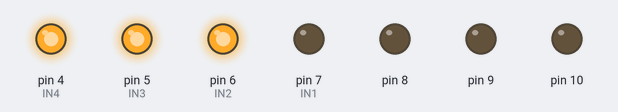
The sketch below on a simulated Arduino Nano, built with avr-gcc and run on an emulated ATmega328P. On the bench: output pins drawn as LEDs (lit = HIGH).

Above: at 1.0 s.
At 3.0 s:
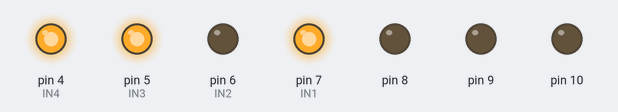
At 5.0 s:
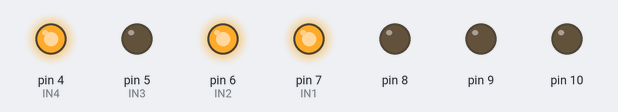
At 7.0 s:
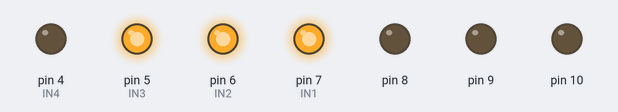
Timing chart, 0 to 10.4 s (numbered marks = the images above):
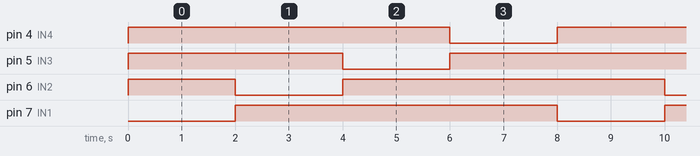

Measured:
- by itself, pin 4 (IN4), pin 5 (IN3), pin 6 (IN2), pin 7 (IN1): alternates HIGH for 6.0 s and LOW for 2.0 s
- by itself, everything shown: repeats every 8.0 s, in 4 steps

The sketch:

_4ChannelRelayTest.ino
```cpp
//IDE settings: Tools/Board: arduino nano, Processor:atmega168, Programmer: arduinoISP

const int IN1 = 7;
const int IN2 = 6;
const int IN3 = 5;
const int IN4 = 4;

#define ON   0
#define OFF  1

void setup() {
 Serial.begin(9600);

  pinMode(7, OUTPUT);
  pinMode(8, OUTPUT);
  pinMode(9, OUTPUT);
  pinMode(10, OUTPUT);

  relay_init();//initialize the relay
}

void loop() {
  relay_SetStatus(ON, OFF, OFF, OFF);//turn on RELAY_1
  delay(2000);//delay 2s
  relay_SetStatus(OFF, ON, OFF, OFF);//turn on RELAY_2
  delay(2000);//delay 2s
  relay_SetStatus(OFF, OFF, ON, OFF);//turn on RELAY_3
  delay(2000);//delay 2s
  relay_SetStatus(OFF, OFF, OFF, ON);//turn on RELAY_4
  delay(2000);//delay 2s
}

void relay_init(void)//initialize the relay
{
  //set all the relays OUTPUT
  pinMode(IN1, OUTPUT);
  pinMode(IN2, OUTPUT);
  pinMode(IN3, OUTPUT);
  pinMode(IN4, OUTPUT);
  relay_SetStatus(OFF,OFF,OFF,OFF);//turn off all the relay
}
//set the status of relays
void relay_SetStatus( unsigned char status_1,  unsigned char status_2, unsigned char status_3,unsigned char status_4)
{
  digitalWrite(IN1, status_1);
  digitalWrite(IN2, status_2);
  digitalWrite(IN3, status_3);
  digitalWrite(IN4, status_4);

}
```
